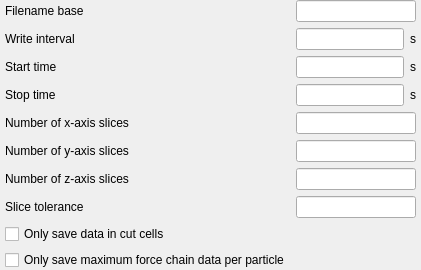
            <widget class="QWidget" name="cell_common" native="true">
             <layout class="QGridLayout" name="gridLayout_32">
              <property name="leftMargin">
               <number>5</number>
              </property>
              <property name="topMargin">
               <number>0</number>
              </property>
              <property name="rightMargin">
               <number>5</number>
              </property>
              <property name="bottomMargin">
               <number>0</number>
              </property>
              <item row="3" column="1">
               <widget class="LineEdit" name="lineedit_keyword_vtk_t_end_args_VTK"/>
              </item>
              <item row="9" column="0" colspan="2">
               <widget class="CheckBox" name="checkbox_keyword_vtk_cutcell_only_args_VTK">
                <property name="text">
                 <string>Only save data in cut cells</string>
                </property>
               </widget>
              </item>
              <item row="10" column="0">
               <widget class="CheckBox" name="checkbox_keyword_vtk_fcmax_only_args_VTK">
                <property name="text">
                 <string>Only save maximum force chain data per particle</string>
                </property>
               </widget>
              </item>
              <item row="0" column="1" colspan="2">
               <widget class="LineEdit" name="lineedit_keyword_vtk_filebase_args_VTK"/>
              </item>
              <item row="2" column="0">
               <widget class="QLabel" name="label_vtk_t_start">
                <property name="text">
                 <string>Start time</string>
                </property>
               </widget>
              </item>
              <item row="5" column="0">
               <widget class="QLabel" name="label_vtk_nys">
                <property name="text">
                 <string>Number of y-axis slices</string>
                </property>
               </widget>
              </item>
              <item row="6" column="1" colspan="2">
               <widget class="LineEdit" name="lineedit_keyword_vtk_nzs_args_VTK"/>
              </item>
              <item row="1" column="0">
               <widget class="QLabel" name="label_vtk_dt">
                <property name="text">
                 <string>Write interval</string>
                </property>
               </widget>
              </item>
              <item row="4" column="0">
               <widget class="QLabel" name="label_vtk_nxs">
                <property name="text">
                 <string>Number of x-axis slices</string>
                </property>
               </widget>
              </item>
              <item row="1" column="1">
               <widget class="LineEdit" name="lineedit_keyword_vtk_dt_args_VTK"/>
              </item>
              <item row="7" column="0">
               <widget class="QLabel" name="label_vtk_slice_tol">
                <property name="text">
                 <string>Slice tolerance</string>
                </property>
               </widget>
              </item>
              <item row="6" column="0">
               <widget class="QLabel" name="label_vtk_nzs">
                <property name="text">
                 <string>Number of z-axis slices</string>
                </property>
               </widget>
              </item>
              <item row="4" column="1" colspan="2">
               <widget class="LineEdit" name="lineedit_keyword_vtk_nxs_args_VTK"/>
              </item>
              <item row="3" column="0">
               <widget class="QLabel" name="label_vtk_t_end">
                <property name="text">
                 <string>Stop time</string>
                </property>
               </widget>
              </item>
              <item row="2" column="1">
               <widget class="LineEdit" name="lineedit_keyword_vtk_t_start_args_VTK"/>
              </item>
              <item row="3" column="2">
               <widget class="QLabel" name="label_vtk_t_end_units">
                <property name="text">
                 <string>s</string>
                </property>
               </widget>
              </item>
              <item row="5" column="1" colspan="2">
               <widget class="LineEdit" name="lineedit_keyword_vtk_nys_args_VTK"/>
              </item>
              <item row="1" column="2">
               <widget class="QLabel" name="label_vtk_dt_units">
                <property name="text">
                 <string>s</string>
                </property>
               </widget>
              </item>
              <item row="2" column="2">
               <widget class="QLabel" name="label_vtk_t_start_units">
                <property name="text">
                 <string>s</string>
                </property>
               </widget>
              </item>
              <item row="0" column="0">
               <widget class="QLabel" name="label_vtk_filebase">
                <property name="text">
                 <string>Filename base</string>
                </property>
               </widget>
              </item>
              <item row="7" column="1" colspan="2">
               <widget class="LineEdit" name="lineedit_keyword_vtk_slice_tol_args_VTK"/>
              </item>
             </layout>
            </widget>
